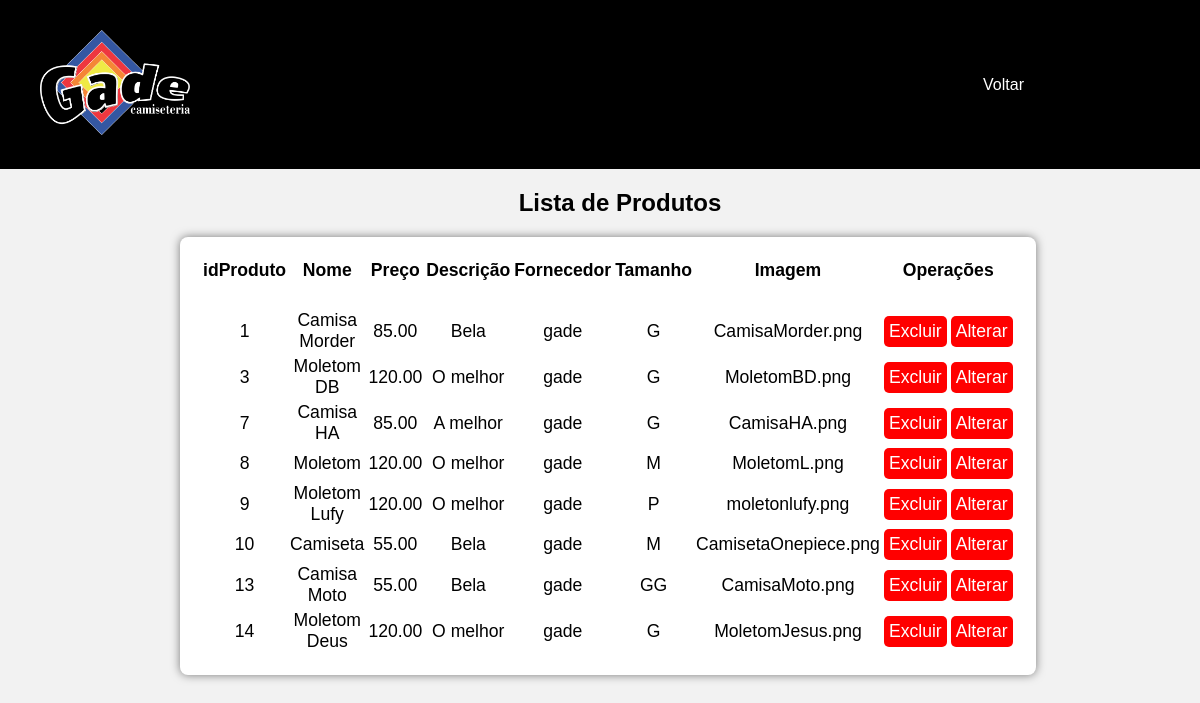
Page /view/listarprodutos.php on the committed database.
### tables this page shows
CREATE TABLE `produto` (
  `idProduto` int(11) NOT NULL,
  `imagem` varchar(200) NOT NULL,
  `valor` decimal(10,2) NOT NULL,
  `nome` varchar(100) NOT NULL,
  `tamanho` varchar(10) NOT NULL,
  `fornecedor` varchar(200) NOT NULL,
  `descricao` varchar(100) NOT NULL
);

### model/DAO/Conexao.php (called while the page is built)
<?php
class Conexao {
    private static $conexao;
    public static function getInstance(){
        if(!isset(self::$conexao)){
            try {
                $options = array(
                PDO::ATTR_PERSISTENT => true,
                PDO::MYSQL_ATTR_INIT_COMMAND => 'SET NAMES UTF8;',
                PDO::ATTR_ERRMODE => PDO::ERRMODE_EXCEPTION
            );
                self::$conexao = new
                PDO("mysql:host=localhost;dbname=gade",
                "root","", $options);
            } catch (PDOException $exc) {
                echo "Erro ao conectar ao banco ".$exc->getMessage();
            }
        }
        return self::$conexao;
    }
}
?>

### control/listarProdutosControl.php (called while the page is built, shortened)
<?php
    include_once '../model/DAO/ProdutoDAO.php';
    $produtoDAO = new ProdutoDAO();
    $todos = $produtoDAO->listarProduto();
?>

### model/DAO/ProdutoDAO.php (called while the page is built, shortened)
<?php
require_once 'Conexao.php';
class ProdutoDAO
{
    public $pdo = null;
    public function __construct()
    {
        $this->pdo = Conexao::getInstance();
    }
    public function listarProduto()
    {
        try {
                $sql = "SELECT * FROM produto";
            $stmt = $this->pdo->prepare($sql);
            $stmt->execute();
            $retorno = $stmt->fetchAll(PDO::FETCH_ASSOC);
            return $retorno;
        } catch (PDOException $exc) {
            echo $exc->getMessage();
        }
    }
}

### view/listarProdutos.php (the view, shortened to what this page needs)
<?php
    include_once '../control/listarProdutosControl.php';
?>
<!DOCTYPE html>
<html lang="en">
<head>
    <link rel="stylesheet" href="../css/stilitabela.css">
    <link rel="stylesheet" href="../css/style21.css">
</head>
<body>
    <section>
     <header class="main_header">
                    <div class="main_header_content">
                              <a href="#" class="logo">
                                        <img src="../img/logogade.png"/></a>
                              <nav class="main_header_content_menu">
                                        <ul>
                                                  <li><a href="prompt_comando.php">Voltar</a></li>
                                        </ul>
                              </nav>
                    </div>
          </header>
     <h1>Lista de Produtos</h1>
    </section>
        <section class="list_container">
    <table class="tab">
        <tr>
            <th>idProduto</th>
            <th>Nome</th>
            <th>Preço</th>
            <th>Descrição</th>
            <th>Fornecedor</th>
            <th>Tamanho</th>
            <th>Imagem</th>
            <th colspan= "2">Operações</th>
        </tr>
        <tr>
            <td>&nbsp;</td>
        </tr>
        <?php foreach($todos as $t){?>
            <tr>
                <td><?php echo $t['idProduto'];?></td>
                <td><?php echo $t['nome'];?></td>
                <td><?php echo $t['valor'];?></td>
                <td><?php echo $t['descricao'];?></td>
                <td><?php echo $t['fornecedor'];?></td>
                <td><?php echo $t['tamanho'];?></td>
                <td><?php echo $t['imagem'];?></td>
                <td>
                <button class="btn-sm-btn-danger" id="" type="button" onclick="confirmarExclusao(<?php echo $t['idProduto']; ?>)">Excluir</button>
                </td>
                <td>
                <button class="btn-sm-btn-danger" id="" type="button" onclick="alterarProduto(<?php echo $t['idProduto']; ?>)">Alterar</button>
                </td>
            </tr>
        <?php } ?>
    </table>
        </section>
</body>
</html>

### css/stilitabela.css (style rules this page uses)
body { background-color: #f2f2f2; margin: 0; }
.tab { background-color: #fff; padding: 20px; border-radius: 8px; text-align: center; box-shadow: 0 0 10px rgba(0, 0, 0, 0.5); width: 100%; color: #000000; font-family: sans-serif; font-size: 1.1em; }
h1 { color: rgb(0, 0, 0); font-family: sans-serif; margin-left: 40px; text-align: center; }
.btn-sm-btn-danger { background-color: rgb(255, 0, 0); border-radius: 5px; font-size: 1em; color: #fff; border: none; padding: 5px; }
header .logo { position: relative; max-width: 150px; margin-left: 10px; padding: 10px; }
.list_container { max-width: 70%; margin: 0 auto; }

### css/style21.css (style rules this page uses)
.main_header { width: 100%; background-color: #000000; }
.main_header .main_header_content { max-width: 1300px; margin: 0 auto; display: flex; flex-wrap: wrap; }
.main_header .main_header_content .logo img { flex-basis: 330px; padding: 20px; width: 150px; }
.main_header .main_header_content .main_header_content_menu { flex-basis: calc(100% - 330px); display: flex; justify-content: flex-end; }
.main_header_content_menu ul { display: flex; align-items: stretch; }
.main_header_content_menu ul li { list-style: none; display: flex; align-items: center; }
.main_header_content_menu ul li a { padding: 0 26px; display: flex; align-items: center; height: 100%; color: #ffffff; text-decoration: none; font-family: sans-serif; }

### rows in the picture
produto: idProduto "1", nome "Camisa Morder", valor "85.00", descricao "Bela", fornecedor "gade", tamanho "G", imagem "CamisaMorder.png"
produto: idProduto "3", nome "Moletom DB", valor "120.00", descricao "O melhor", fornecedor "gade", tamanho "G", imagem "MoletomBD.png"
produto: idProduto "7", nome "Camisa HA", valor "85.00", descricao "A melhor", fornecedor "gade", tamanho "G", imagem "CamisaHA.png"
produto: idProduto "8", nome "Moletom", valor "120.00", descricao "O melhor", fornecedor "gade", tamanho "M", imagem "MoletomL.png"
produto: idProduto "9", nome "Moletom Lufy", valor "120.00", descricao "O melhor", fornecedor "gade", tamanho "P", imagem "moletonlufy.png"
produto: idProduto "10", nome "Camiseta", valor "55.00", descricao "Bela", fornecedor "gade", tamanho "M", imagem "CamisetaOnepiece.png"
produto: idProduto "13", nome "Camisa Moto", valor "55.00", descricao "Bela", fornecedor "gade", tamanho "GG", imagem "CamisaMoto.png"
produto: idProduto "14", nome "Moletom Deus", valor "120.00", descricao "O melhor", fornecedor "gade", tamanho "G", imagem "MoletomJesus.png"
